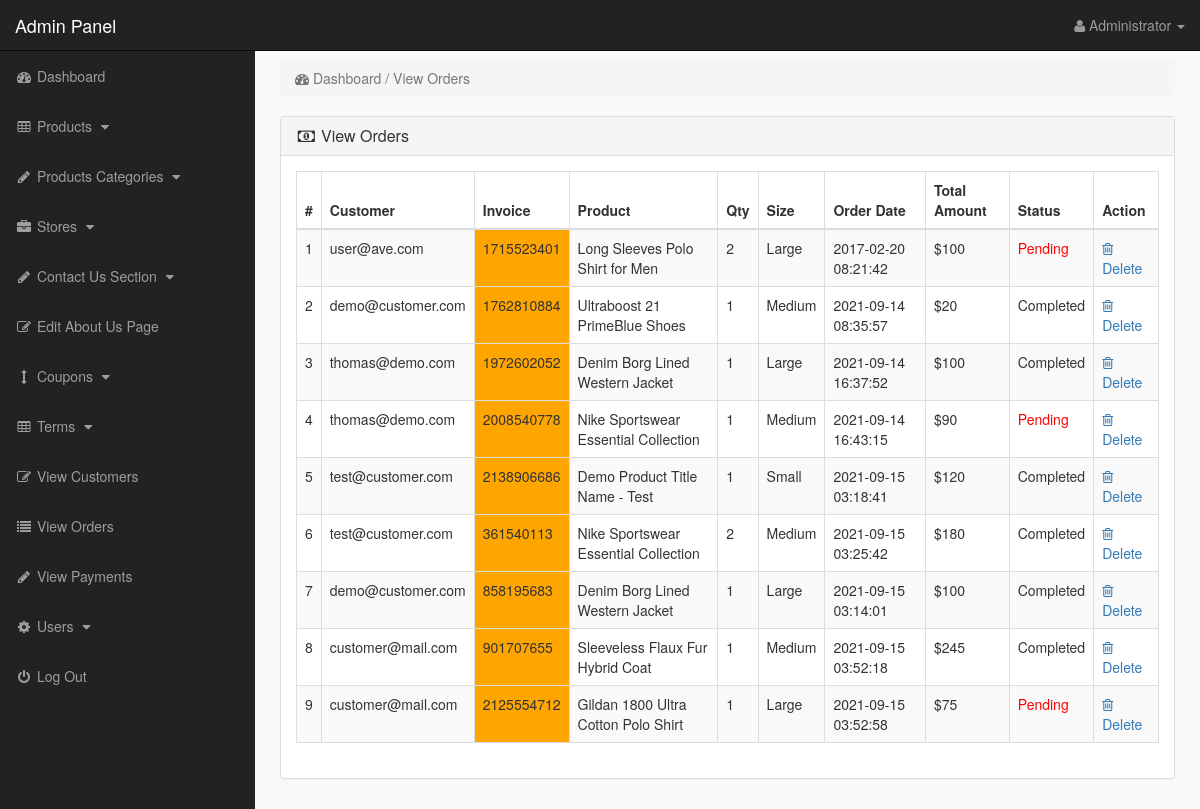
The page /admin_area/index.php?view_orders (signed in) on the database as committed earlier.
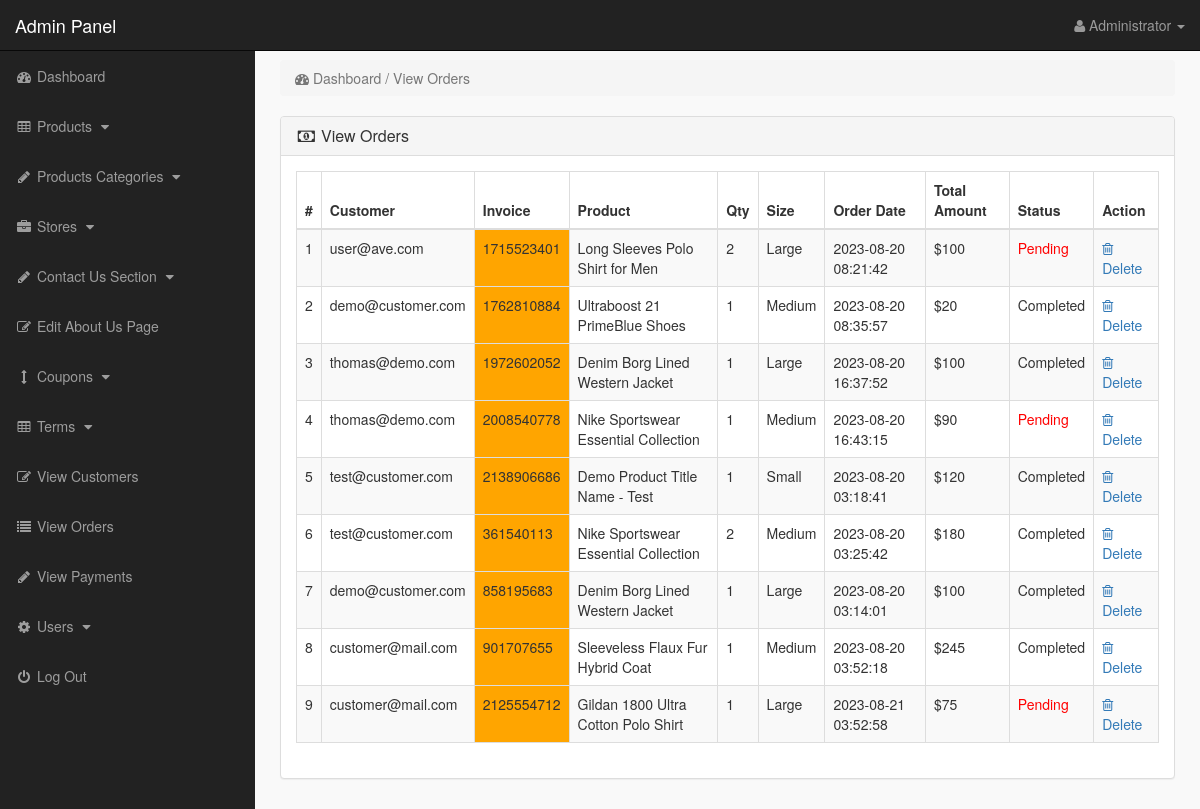
The same page on the database as committed later.
### tables this page shows
CREATE TABLE `pending_orders` (
  `order_id` int(10) NOT NULL,
  `customer_id` int(10) NOT NULL,
  `invoice_no` int(10) NOT NULL,
  `product_id` text NOT NULL,
  `qty` int(10) NOT NULL,
  `size` text NOT NULL,
  `order_status` text NOT NULL
);

CREATE TABLE `customer_orders` (
  `order_id` int(10) NOT NULL,
  `customer_id` int(10) NOT NULL,
  `due_amount` int(100) NOT NULL,
  `invoice_no` int(100) NOT NULL,
  `qty` int(10) NOT NULL,
  `size` text NOT NULL,
  `order_date` timestamp NOT NULL DEFAULT CURRENT_TIMESTAMP ON UPDATE CURRENT_TIMESTAMP,
  `order_status` text NOT NULL
);

CREATE TABLE `customers` (
  `customer_id` int(10) NOT NULL,
  `customer_name` varchar(255) NOT NULL,
  `customer_email` varchar(255) NOT NULL,
  `customer_pass` varchar(255) NOT NULL,
  `customer_country` text NOT NULL,
  `customer_city` text NOT NULL,
  `customer_contact` varchar(255) NOT NULL,
  `customer_address` text NOT NULL,
  `customer_image` text NOT NULL,
  `customer_ip` varchar(255) NOT NULL,
  `customer_confirm_code` text NOT NULL
);

CREATE TABLE `products` (
  `product_id` int(10) NOT NULL,
  `p_cat_id` int(10) NOT NULL,
  `cat_id` int(10) NOT NULL,
  `manufacturer_id` int(10) NOT NULL,
  `date` timestamp NOT NULL DEFAULT CURRENT_TIMESTAMP ON UPDATE CURRENT_TIMESTAMP,
  `product_title` text NOT NULL,
  `product_url` text NOT NULL,
  `product_img1` text NOT NULL,
  `product_img2` text NOT NULL,
  `product_img3` text NOT NULL,
  `product_price` int(10) NOT NULL,
  `product_psp_price` int(100) NOT NULL,
  `product_desc` text NOT NULL,
  `product_features` text NOT NULL,
  `product_video` text NOT NULL,
  `product_keywords` text NOT NULL,
  `product_label` text NOT NULL,
  `status` varchar(255) NOT NULL
);

### admin_area/view_orders.php (the view)
<?php
if(!isset($_SESSION['admin_email'])){
echo "<script>window.open('login.php','_self')</script>";
}
else {
?>
<div class="row">
<div class="col-lg-12">
<ol class="breadcrumb">
<li class="active">
<i class="fa fa-dashboard"></i> Dashboard / View Orders
</li>
</ol>
</div>
</div>
<div class="row">
<div class="col-lg-12">
<div class="panel panel-default">
<div class="panel-heading">
<h3 class="panel-title">
<i class="fa fa-money fa-fw"></i> View Orders
</h3>
</div>
<div class="panel-body">
<div class="table-responsive">
<table class="table table-bordered table-hover table-striped">
<thead>
<tr>
<th>#</th>
<th>Customer</th>
<th>Invoice</th>
<th>Product</th>
<th>Qty</th>
<th>Size</th>
<th>Order Date</th>
<th>Total Amount</th>
<th>Status</th>
<th>Action</th>
</tr>
</thead>
<tbody>
<?php
$i = 0;
$get_orders = "select * from pending_orders";
$run_orders = mysqli_query($con,$get_orders);
while ($row_orders = mysqli_fetch_array($run_orders)) {
$order_id = $row_orders['order_id'];
$c_id = $row_orders['customer_id'];
$invoice_no = $row_orders['invoice_no'];
$product_id = $row_orders['product_id'];
$qty = $row_orders['qty'];
$size = $row_orders['size'];
$order_status = $row_orders['order_status'];
$get_products = "SELECT * FROM products WHERE product_id='$product_id'";
$run_products = mysqli_query($con,$get_products);
$row_products = mysqli_fetch_array($run_products);
$product_title = $row_products['product_title'];
$i++;
?>
<tr>
<td><?php echo $i; ?></td>
<td>
<?php
$get_customer = "SELECT * FROM customers WHERE customer_id='$c_id'";
$run_customer = mysqli_query($con,$get_customer);
$row_customer = mysqli_fetch_array($run_customer);
$customer_email = $row_customer['customer_email'];
echo $customer_email;
 ?>
 </td>
<td bgcolor="orange" ><?php echo $invoice_no; ?></td>
<td><?php echo $product_title; ?></td>
<td><?php echo $qty; ?></td>
<td><?php echo $size; ?></td>
<td>
<?php
$get_customer_order = "SELECT * FROM customer_orders WHERE order_id='$order_id'";
$run_customer_order = mysqli_query($con,$get_customer_order);
$row_customer_order = mysqli_fetch_array($run_customer_order);
$order_date = $row_customer_order['order_date'];
$due_amount = $row_customer_order['due_amount'];
echo $order_date;
?>
</td>
<td>$<?php echo $due_amount; ?></td>
<td>
<?php
if($order_status=='pending'){
echo $order_status='<div style="color:red;">Pending</div>';
}
else{
echo $order_status='Completed';
}
?>
</td>
<td>
<a href="index.php?order_delete=<?php echo $order_id; ?>" >
<i class="fa fa-trash-o" ></i> Delete
</a>
</td>
</tr>
<?php } ?>
</tbody>
</table>
</div>
</div>
</div>
</div>
</div>
<?php } ?>

Rows that differ between the two databases and show on the page:
changed through a linked row, pending_orders "user@ave.com": customer_orders.order_date "2017-02-20 08:21:42" → "2023-08-20 08:21:42"
changed through a linked row, pending_orders "Ultraboost 21 PrimeBlue Shoes": customer_orders.order_date "2021-09-14 08:35:57" → "2023-08-20 08:35:57"
changed through a linked row, pending_orders (number 3 of 9 on the later page): customer_orders.order_date "2021-09-14 16:37:52" → "2023-08-20 16:37:52"
changed through a linked row, pending_orders (number 4 of 9 on the later page): customer_orders.order_date "2021-09-14 16:43:15" → "2023-08-20 16:43:15"
changed through a linked row, pending_orders "Small": customer_orders.order_date "2021-09-15 03:18:41" → "2023-08-20 03:18:41"
changed through a linked row, pending_orders (number 6 of 9 on the later page): customer_orders.order_date "2021-09-15 03:25:42" → "2023-08-20 03:25:42"
changed through a linked row, pending_orders (number 7 of 9 on the later page): customer_orders.order_date "2021-09-15 03:14:01" → "2023-08-20 03:14:01"
changed through a linked row, pending_orders "Sleeveless Flaux Fur Hybrid Coat": customer_orders.order_date "2021-09-15 03:52:18" → "2023-08-20 03:52:18"
changed through a linked row, pending_orders "Gildan 1800 Ultra Cotton Polo Shirt": customer_orders.order_date "2021-09-15 03:52:58" → "2023-08-21 03:52:58"
